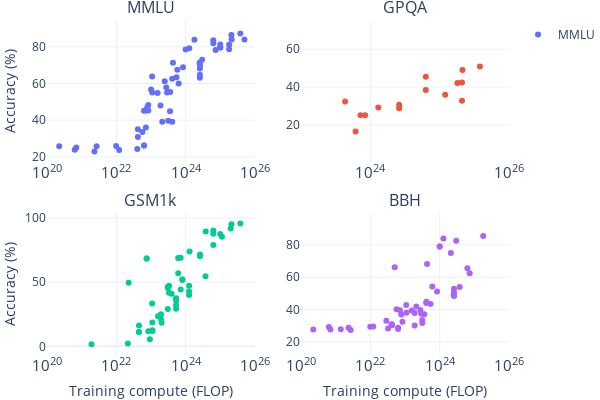

The notebook cell saved with this chart:
### Markdown cell above
## Compute

### Code cell
fig = make_subplots(rows=2, cols=2, subplot_titles=benchmarks_to_analyze, vertical_spacing=0.15)

# Define x limits for each subplot
x_limits = {
    'MMLU': [1e20, 1e26],
    'GSM1k': [1e20, 1e26],
    'GPQA': [1e23, 1e26],
    'BBH': [1e20, 1e26],
    'SEAL Math': [1e23, 1e26],
    'SEAL Coding': [1e23, 1e26],
    'LMSys Elo': [1e22, 1e26],
}

for i, bench in enumerate(benchmarks_to_analyze):
    plot_df = df[~(df['System'] == 'Random chance')]
    if non_suspects_only:
        if bench == 'GPQA':
            # GPQA was released November 20, 2023
            old_df = plot_df[plot_df['Date'] < pd.to_datetime('2023-11-20')]
            new_df = plot_df[plot_df['Date'] >= pd.to_datetime('2023-11-20')]
            new_df = new_df[new_df['Trust in benchmark results'] >= 0]
            plot_df = pd.concat([old_df, new_df])
        elif bench == 'MMLU':
            plot_df = plot_df[plot_df['Trust in benchmark results'] >= 0]
    elif trusted_only:
        plot_df = plot_df[plot_df['Trust in benchmark results'] > 0]

    fig.append_trace(
        go.Scatter(
            x=plot_df['Training compute (FLOP)'],
            y=100 * plot_df[bench],
            mode='markers',
            text=plot_df['System'],
            name=bench,
            showlegend=True if i == 0 else False
        ),
        row=i//2 + 1, col=i%2 + 1
    )

    # Update x and y axes for this subplot
    fig.update_xaxes(
        title_text="Training compute (FLOP)" if i//2 + 1 == 2 else None,
        type='log',
        range=[np.log10(x_limits[bench][0]), np.log10(x_limits[bench][1])],  # Set x limits
        tickmode='linear',
        dtick=2,  # This sets ticks at every two powers of 10
        row=i//2 + 1,
        col=i%2 + 1
    )

    if i%2 + 1 == 1:
        fig.update_yaxes(title_text="Accuracy (%)", row=i//2 + 1, col=i%2 + 1)

# Improve the layout
fig.update_layout(
    template='plotly_white',
    width=600,
    height=400,
    # legend_title="Model accessibility",
    font=dict(size=12),
    hovermode="closest",
)

# Margins
fig.update_layout(
    margin=dict(l=0, r=0, t=20, b=0)
)

# Save the plot
if save:
    save_plot(fig, results_dir, 'benchmark_compute')

# Show the plot
fig.show()

### Figure 1 — Plotly figure (JSON) as saved in the notebook; plotly's stock layout.template omitted (floating-point values rounded to 4 significant figures; data arrays with more than 128 entries replaced by an {"elided": "..."} marker saying what was removed)
{"data": [{"mode": "markers", "name": "MMLU", "showlegend": true, "text": ["BLOOM-176B", "BloombergGPT", "Camelidae-8x34B", "ChatGLM-6B", "ChatGLM2-12B-base", "ChatGLM2-6B-base", "ChatGLM3-6B", "Chinchilla 70B", "Claude 2", "Claude 2.1", "Claude 3 Haiku", "Claude 3 Opus", "Claude 3 Sonnet", "Claude 3.5 Sonnet", "code-cushman-001", "code-davinci-001", "code-davinci-002", "CodeLlama 34B Instruct", "Cohere Command R+", "DeepSeek Chat", "DeepSeek-7B", "DeepSeek-Coder", "DeepSeek-Coder-V2", "DeepSeek-V2", "Falcon 40B", "Falcon 7B", "Gemini 1.0 Pro", "Gemini 1.5 Flash Preview", "Gemini 1.5 Pro (April 2024)", "Gemini 1.5 Pro (Exp-0801)", "Gemini 1.5 Pro (May 2024)", "Gemini Ultra", "Gemma 1 2B", "Gemma 2 9B", "GLM 130B", "GLM-4 (0116)", "Gopher 280B", "GPT-3.5-turbo-16k", "GPT-3.5-turbo-16k-0125", "GPT-4 (original)", "gpt-4-1106-preview", "gpt-4-turbo-2024-04-09", "GPT-4o", "GPT-4o mini", "GPT-4o mini-0718", "GPT-4o-0806", "GPT-NeoX 20B", "Grok-1", "Hermes-2 Theta Llama 3 70B", "Inflection-2", "Inflection-2.5", "Jamba 1.5 Large", "Llama 3 70B", "Llama 3.1 405B", "Llama 3.1 70B", "Llama 3.1 8B", "LLaMa-1 13B", "LLaMa-1 33B", "LLaMa-1 65B", "LLaMa-1 7B", "LLaMa-2 13B", "LLaMa-2 34B", "LLaMa-2 70B", "LLaMa-2 7B", "Mistral Large", "Mistral Large 2", "Mistral Nemo", "Mixtral 8x7B", "MPT 30B", "MPT 7B", "Nemotron-4-340B Base", "Nemotron-4-340B Instruct", "o1 mini", "o1 preview", "OPT-175B", "OPT-1B", "OPT-30B", "OPT-66B", "PaLM 540B", "PaLM 63B", "PaLM 9B", "PaLM-2", "Qwen 7B", "Qwen1.5 110B", "Qwen1.5 32B", "Qwen1.5 72B", "Qwen2idae-16x14B", "StableLM-3B-4E1T", "StableLM-alpha-7b", "StableLM-alpha-7b-v2", "T5-Base", "T5-Large", "T5-Small", "T5-XL", "T5-XXL", "text-ada-001", "text-babbage-001", "text-curie-001", "text-davinci-001", "text-davinci-002", "text-davinci-003", "XVerse-13B", "XVerse-13B-2", "XVerse-65B", "XVerse-7B", "Yi-1.5-34B", "Yi-6B", "Yi-Large"], "type": "scatter", "x": [4.12e+23, 2.12e+23, null, null, null, null, 5.04e+22, 5.76e+23, null, null, null, null, null, null, 2.88e+22, 3.15e+23, 2.58e+24, 5.3e+23, null, null, 8.4e+22, null, 1.28e+24, 1e+24, 3.6e+23, 6.3e+22, null, null, null, null, null, 5e+25, null, 4.32e+23, 3.55e+23, 1.2e+25, 6.31e+23, 2.6e+24, 2.6e+24, 2.1e+25, 2.1e+25, null, null, null, null, null, 5.67e+22, 3e+24, null, 1e+25, 1e+25, null, 6.3e+24, 3.8e+25, 6.3e+24, 7.2e+23, 7.8e+22, 2.77e+23, 5.46e+23, 4.2e+22, 1.56e+23, 4.08e+23, 8.4e+23, 8.4e+22, 1e+25, 2.13e+25, null, null, 1.89e+23, 4.2e+22, 1.8e+25, 1.8e+25, null, null, 1.89e+23, 1.4e+21, 3.24e+22, 7.13e+22, 2.53e+24, 2.93e+23, 4.04e+22, 7.34e+24, 1.01e+23, null, null, 1.3e+24, null, 7.2e+22, 6.3e+22, 6.3e+22, 225000000000000000000, 702000000000000000000, 72000000000000000000, 2.7e+21, 9.9e+21, 630000000000000000000, 2.34e+21, 1.21e+22, 3.15e+23, 2.58e+24, 2.58e+24, 1.09e+23, 2.5e+23, null, null, null, 1.08e+23, 1.8e+24], "xaxis": "x", "y": [39.13, 39.18, 75.6, null, null, null, null, 67.5, 78.5, null, null, 86.8, 79, 88.7, null, null, 68.2, null, 75.7, null, 48.2, null, 79.2, 78.5, 55.4, 26.2, 71.8, 78.9, 81.9, null, 85.9, 83.96, 42.3, 71.3, 44.8, null, 60, 70, null, 86.4, null, null, 87.2, 82, null, null, 33.6, 73, null, 79.6, 79.6, 80, 82, 87.3, 83.6, null, 46.9, 57.8, 63.4, 35.1, 54.8, 62.6, 68.9, 45.3, 81.2, 84, null, null, 48, 30.8, 81.1, 78.7, null, null, null, null, null, 35.99, 71.3, 55.1, 24.3, 78.3, 56.7, null, null, null, 66.7, 45.23, 26.21, 45.1, 25.7, 25.1, 26.7, 25.7, 25.9, 23.8, 22.9, 23.7, 39.7, 63.1, 64.8, 55.1, 61.2, null, null, null, 63.85, 83.8], "yaxis": "y"}, {"mode": "markers", "name": "GPQA", "showlegend": false, "text": {"elided": "141 str values"}, "type": "scatter", "x": {"elided": "141 float values"}, "xaxis": "x2", "y": {"elided": "141 float values"}, "yaxis": "y2"}, {"mode": "markers", "name": "GSM1k", "showlegend": false, "text": {"elided": "191 str values"}, "type": "scatter", "x": {"elided": "191 float values"}, "xaxis": "x3", "y": {"elided": "191 float values"}, "yaxis": "y3"}, {"mode": "markers", "name": "BBH", "showlegend": false, "text": {"elided": "191 str values"}, "type": "scatter", "x": {"elided": "191 float values"}, "xaxis": "x4", "y": {"elided": "191 float values"}, "yaxis": "y4"}], "layout": {"annotations": [{"font": {"size": 16}, "showarrow": false, "text": "MMLU", "x": 0.225, "xanchor": "center", "xref": "paper", "y": 1, "yanchor": "bottom", "yref": "paper"}, {"font": {"size": 16}, "showarrow": false, "text": "GPQA", "x": 0.775, "xanchor": "center", "xref": "paper", "y": 1, "yanchor": "bottom", "yref": "paper"}, {"font": {"size": 16}, "showarrow": false, "text": "GSM1k", "x": 0.225, "xanchor": "center", "xref": "paper", "y": 0.425, "yanchor": "bottom", "yref": "paper"}, {"font": {"size": 16}, "showarrow": false, "text": "BBH", "x": 0.775, "xanchor": "center", "xref": "paper", "y": 0.425, "yanchor": "bottom", "yref": "paper"}], "font": {"size": 12}, "height": 400, "hovermode": "closest", "margin": {"b": 0, "l": 0, "r": 0, "t": 20}, "width": 600, "xaxis": {"anchor": "y", "domain": [0, 0.45], "dtick": 2, "range": [20, 26], "tickmode": "linear", "type": "log"}, "xaxis2": {"anchor": "y2", "domain": [0.55, 1], "dtick": 2, "range": [23, 26], "tickmode": "linear", "type": "log"}, "xaxis3": {"anchor": "y3", "domain": [0, 0.45], "dtick": 2, "range": [20, 26], "tickmode": "linear", "title": {"text": "Training compute (FLOP)"}, "type": "log"}, "xaxis4": {"anchor": "y4", "domain": [0.55, 1], "dtick": 2, "range": [20, 26], "tickmode": "linear", "title": {"text": "Training compute (FLOP)"}, "type": "log"}, "yaxis": {"anchor": "x", "domain": [0.575, 1], "title": {"text": "Accuracy (%)"}}, "yaxis2": {"anchor": "x2", "domain": [0.575, 1]}, "yaxis3": {"anchor": "x3", "domain": [0, 0.425], "title": {"text": "Accuracy (%)"}}, "yaxis4": {"anchor": "x4", "domain": [0, 0.425]}}}
